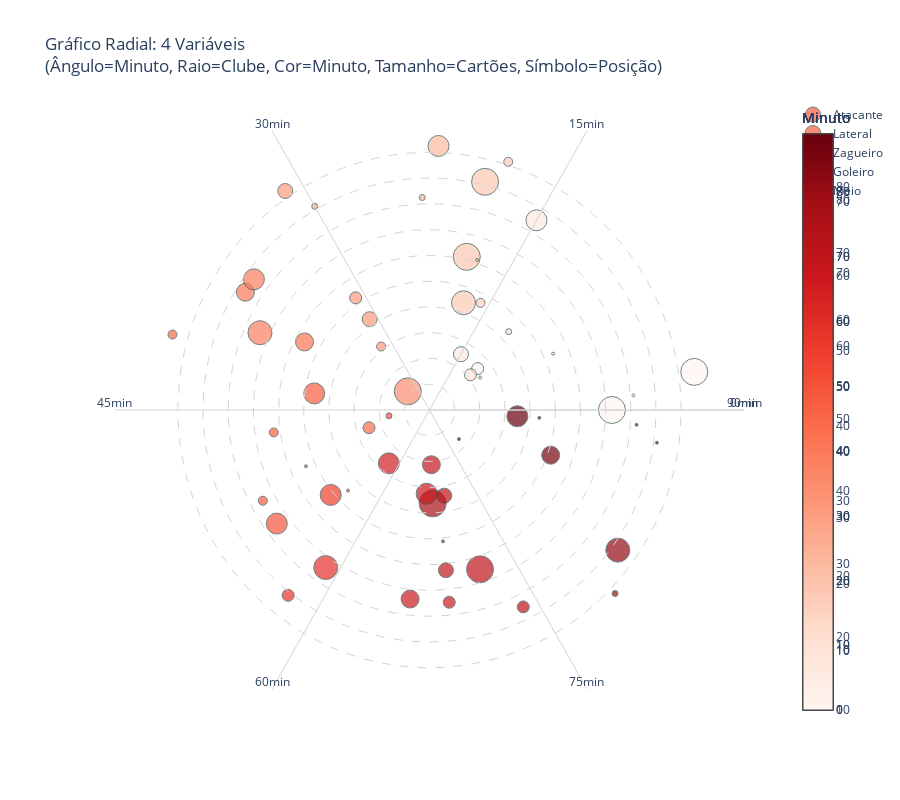

The code cell stored with this chart in its notebook:
### Code cell
import plotly.graph_objects as go
import numpy as np
import pandas as pd

# Preparar dados
np.random.seed(42)
n_points = 60

df = pd.DataFrame({
    'clube_id': np.random.randint(1, 11, n_points),
    'posicao_id': np.random.randint(1, 6, n_points),
    'cartoes': np.random.randint(1, 10, n_points),
    'minuto': np.random.randint(0, 91, n_points)
})

# Mapear clubes e posições
df['clube'] = 'Clube_' + df['clube_id'].astype(str)
posicao_map = {1: 'Goleiro', 2: 'Zagueiro', 3: 'Meio', 4: 'Atacante', 5: 'Lateral'}
df['posicao'] = df['posicao_id'].map(posicao_map)

# Calcular ângulo baseado no minuto (0-90 min = 0-360 graus)
df['angulo'] = (df['minuto'] / 90) * 360

# Calcular raio baseado em clube e posição
df['raio_base'] = df['clube_id'] * 0.8  # Cada clube em um anel diferente
df['raio'] = df['raio_base'] + (df['posicao_id'] * 0.1)  # Posição dentro do anel

# Converter para coordenadas cartesianas
df['x'] = df['raio'] * np.cos(np.radians(df['angulo']))
df['y'] = df['raio'] * np.sin(np.radians(df['angulo']))

# Criar gráfico
fig = go.Figure()

# Plotar pontos por posição
for posicao in df['posicao'].unique():
    df_pos = df[df['posicao'] == posicao]
    
    fig.add_trace(go.Scatter(
        x=df_pos['x'],
        y=df_pos['y'],
        mode='markers',
        name=posicao,
        marker=dict(
            size=df_pos['cartoes'] * 3,  # Tamanho = quantidade de cartões
            color=df_pos['minuto'],  # Cor = minuto
            colorscale='Reds',
            showscale=True,
            colorbar=dict(title='Minuto'),
            line=dict(width=1, color='DarkSlateGray')
        ),
        text=df_pos['clube'] + '<br>' + df_pos['posicao'] + '<br>Min: ' + 
             df_pos['minuto'].astype(str) + '<br>Cartões: ' + df_pos['cartoes'].astype(str),
        hoverinfo='text'
    ))

# Adicionar círculos de referência para clubes
for i in range(1, 11):
    theta = np.linspace(0, 2*np.pi, 100)
    r = i * 0.8
    x_circle = r * np.cos(theta)
    y_circle = r * np.sin(theta)
    
    fig.add_trace(go.Scatter(
        x=x_circle,
        y=y_circle,
        mode='lines',
        line=dict(color='lightgray', width=1, dash='dash'),
        showlegend=False,
        hoverinfo='skip'
    ))

# Adicionar linhas radiais para minutos
for minuto in [0, 15, 30, 45, 60, 75, 90]:
    angulo = (minuto / 90) * 360
    x_line = [0, 10 * np.cos(np.radians(angulo))]
    y_line = [0, 10 * np.sin(np.radians(angulo))]
    
    fig.add_trace(go.Scatter(
        x=x_line,
        y=y_line,
        mode='lines+text',
        line=dict(color='lightgray', width=1),
        text=['', f'{minuto}min'],
        textposition='top center',
        showlegend=False,
        hoverinfo='skip'
    ))

fig.update_layout(
    title='Gráfico Radial: 4 Variáveis<br>(Ângulo=Minuto, Raio=Clube, Cor=Minuto, Tamanho=Cartões, Símbolo=Posição)',
    xaxis=dict(showgrid=False, zeroline=False, showticklabels=False),
    yaxis=dict(showgrid=False, zeroline=False, showticklabels=False),
    height=800,
    width=900,
    plot_bgcolor='white'
)

fig.show()
